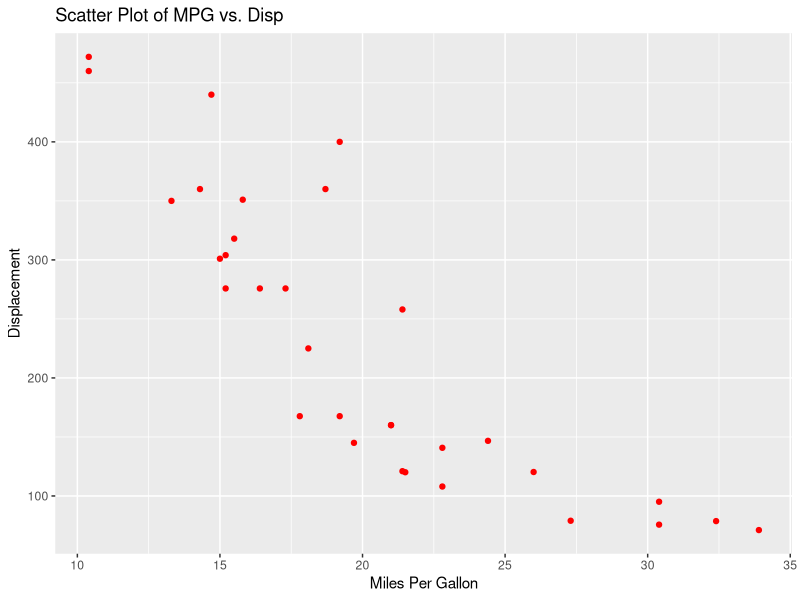

The R source for this figure:
#GitHub Assignment
#Bria Pierre


#Load libraries
library(ggplot2)

#Graphical Representation using mtcars
ggplot(mtcars, aes(x = mpg, y = disp)) +
  geom_point(color = "red") +
  labs(title = "Scatter Plot of MPG vs. Disp", x = "Miles Per Gallon", y = "Displacement")




